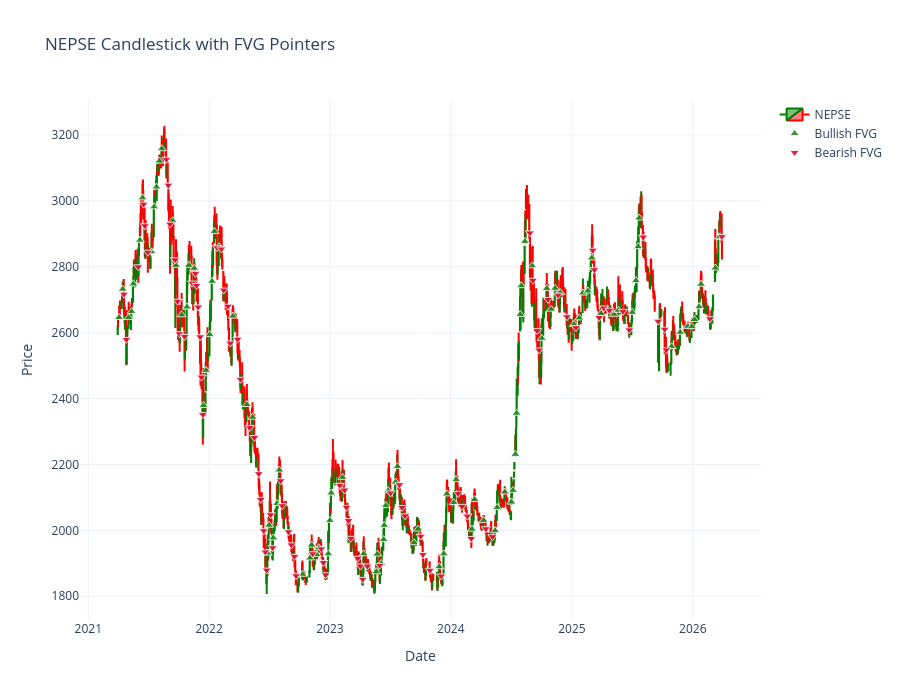

The code cell stored with this chart in its notebook:
### Code cell
import plotly.graph_objects as go

# Use the same symbol selection as before
symbol = df['Symbol'].iloc[0]
plot_df = df[df['Symbol'] == symbol].sort_values('Date').copy()

# Build/refresh candlestick figure
fig = go.Figure(
    data=[
        go.Candlestick(
            x=plot_df['Date'],
            open=plot_df['Open'],
            high=plot_df['High'],
            low=plot_df['Low'],
            close=plot_df['Close'],
            name=symbol,
            increasing_line_color='green',
            decreasing_line_color='red'
        )
    ]
)

# Filter FVGs for the plotted symbol
symbol_fvg = fvg[fvg['Symbol'] == symbol].copy() if 'fvg' in globals() else pd.DataFrame()

if not symbol_fvg.empty:
    bullish = symbol_fvg[symbol_fvg['Type'] == 'Bullish']
    bearish = symbol_fvg[symbol_fvg['Type'] == 'Bearish']

    # Small upward pointer for bullish gaps
    if not bullish.empty:
        fig.add_trace(
            go.Scatter(
                x=bullish['Date'],
                y=bullish['Gap_High'],
                mode='markers',
                name='Bullish FVG',
                marker=dict(
                    symbol='triangle-up',
                    size=8,
                    color='rgba(34, 139, 34, 0.9)',
                    line=dict(color='white', width=0.8)
                ),
                customdata=np.stack([bullish['Gap_Low'], bullish['Gap_High'], bullish['Gap_Size']], axis=-1),
                hovertemplate='Date: %{x}<br>Type: Bullish FVG<br>Gap Low: %{customdata[0]:.2f}<br>Gap High: %{customdata[1]:.2f}<br>Gap Size: %{customdata[2]:.2f}<extra></extra>'
            )
        )

    # Small downward pointer for bearish gaps
    if not bearish.empty:
        fig.add_trace(
            go.Scatter(
                x=bearish['Date'],
                y=bearish['Gap_Low'],
                mode='markers',
                name='Bearish FVG',
                marker=dict(
                    symbol='triangle-down',
                    size=8,
                    color='rgba(220, 20, 60, 0.9)',
                    line=dict(color='white', width=0.8)
                ),
                customdata=np.stack([bearish['Gap_Low'], bearish['Gap_High'], bearish['Gap_Size']], axis=-1),
                hovertemplate='Date: %{x}<br>Type: Bearish FVG<br>Gap Low: %{customdata[0]:.2f}<br>Gap High: %{customdata[1]:.2f}<br>Gap Size: %{customdata[2]:.2f}<extra></extra>'
            )
        )

fig.update_layout(
    title=f"{symbol} Candlestick with FVG Pointers",
    xaxis_title='Date',
    yaxis_title='Price',
    xaxis_rangeslider_visible=False,
    template='plotly_white',
    height=700
)

fig.show()
